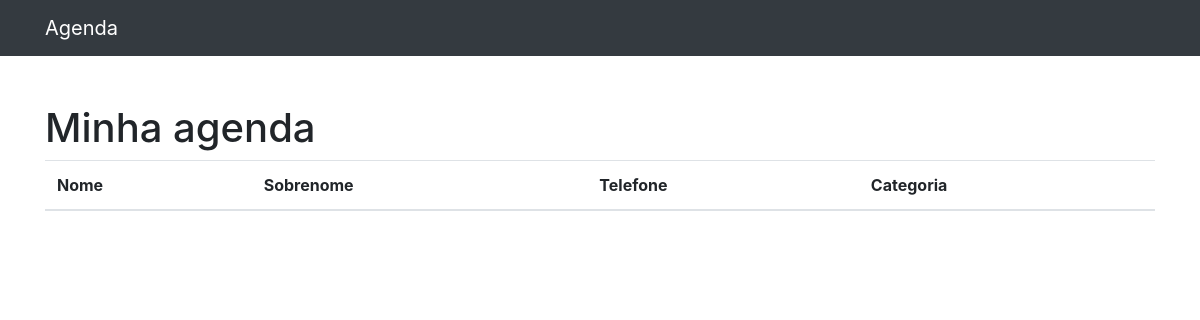
/, run on an earlier commit of the app's database.
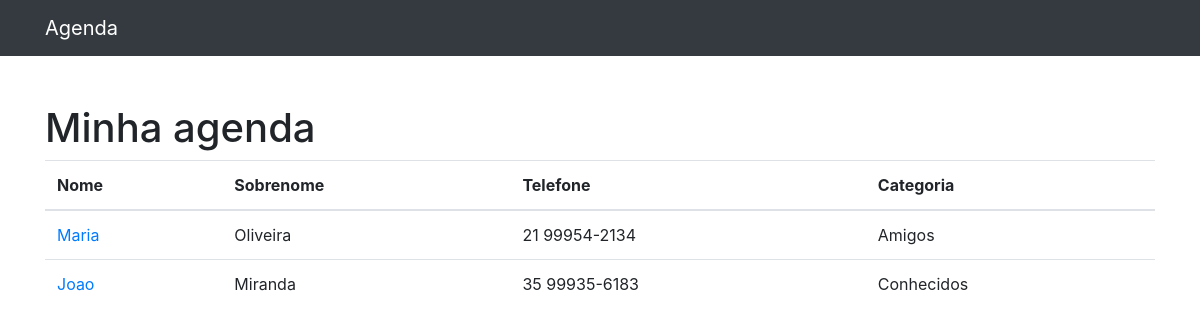
And on a later commit of the database.
### contatos/models.py (models this page shows, shortened)
class Contato(models.Model):
    nome = models.CharField(max_length=255)
    sobrenome = models.CharField(max_length=255, blank=True)
    telefone = models.CharField(max_length=255)
    email = models.CharField(max_length=255, blank=True)
    data_criacao = models.DateTimeField(default=timezone.now)
    descricao = models.TextField(blank=True)
    categoria = models.ForeignKey(Categoria, on_delete=models.DO_NOTHING)
    mostrar = models.BooleanField(default=True)

class Categoria(models.Model):
    nome = models.CharField(max_length=255)
    def __str__(self):
        return self.nome

### contatos/views.py (the view)
# urls.py: path('', views.index, name='index'),
def index(request):
    contatos = Contato.objects.all()
    return render(request, 'contatos/index.html', {
        'contatos': contatos
    })

### contatos/templates/contatos/index.html
{% extends 'base.html' %}
{%block conteudo%}
  <h1 class="mt-5">Minha agenda</h1>
  <table class="table">
    <thead>
    <tr>
      <th>Nome</th>
      <th>Sobrenome</th>
      <th>Telefone</th>
      <th>Categoria</th>
    </tr>
    </thead>
    <tbody>
    {% for contato in contatos %}
      {% if contato.mostrar%}
        <tr>
          <td>
            <a href="{% url 'ver_contato' contato.id %}">{{contato.nome}}</a>
          </td>
          <td>{{contato.sobrenome}}</td>
          <td>{{contato.telefone}}</td>
          <td>{{contato.categoria}}</td>
        </tr>
      {% endif %}
    {% endfor %}
    </tbody>
  </table>
{%endblock%}

### templates/base.html (shortened to what this page needs)
{% load static %}
<!DOCTYPE html>
<html lang="pt">
<head>
  {% include 'parciais/_head.html' %}
</head>
<body>
  {% include 'parciais/_nav.html'%}
  <div class="container">
    <div class="row">
      <div class="col-lg-12">
        {%block conteudo%}
        {%endblock%}
      </div>
    </div>
  </div>
</body>
</html>

### contatos/templates/parciais/_head.html (shortened to what this page needs)
{%load static%}
<link href="{% static 'vendor/bootstrap/css/bootstrap.min.css' %}" rel="stylesheet">

### contatos/templates/parciais/_nav.html (shortened to what this page needs)
  <nav class="navbar navbar-expand-lg navbar-dark bg-dark static-top">
    <div class="container">
      <a class="navbar-brand" href="{% url 'index' %}">Agenda</a>
    </div>
  </nav>

What changed in the data, as far as the page shows it:
added Contato: nome "Maria", sobrenome "Oliveira", telefone "21 99954-2134", categoria "Amigos"
added Contato: nome "Joao", sobrenome "Miranda", telefone "35 99935-6183", categoria "Conhecidos"
